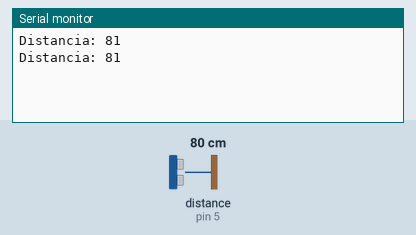
The sketch below on a simulated Arduino Uno, built with avr-gcc and run on an emulated ATmega328P. Parts: the last lines printed to the serial monitor. The test bench sets the inputs (shaded band); at power-on: distance to the obstacle (sensor on pin 5) 80 cm. The echo pulse lasts 58.3 µs per cm.

Above: at 1.8 s.
1.9 s: distance to the obstacle (sensor on pin 5) set to 2 cm
At 2.7 s:
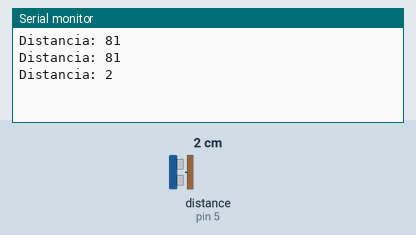
3.4 s: distance to the obstacle (sensor on pin 5) set to 4 cm
At 4.8 s:
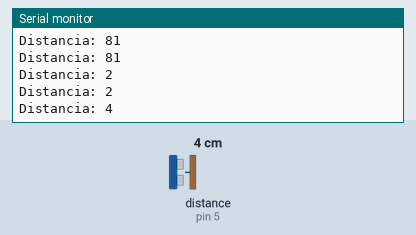
Timing chart, 0 to 6.4 s (numbered marks = the images above; inputs shaded):
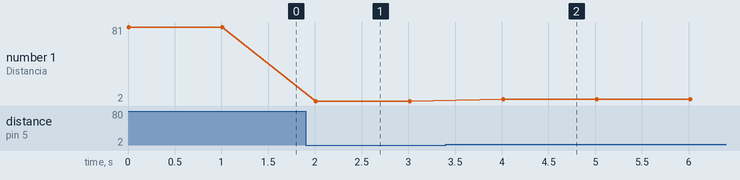

The sketch:

sonar.ino
```cpp
#include <NewPing.h>

#define triggerPin 4
#define echoPin 5

NewPing sonar (triggerPin, echoPin);

void setup() {
  Serial.begin(9600);

}

void loop() {
  int distance = sonar.ping_cm();

  Serial.print("Distancia: ");
  Serial.println(distance);

  delay(1000);

}
```

Measured:
- after the input at 1.9 s, the serial monitor: prints a new line after 0.11 s (image 1)
- after the input at 3.4 s, the serial monitor: prints a new line after 0.61 s (image 2)
- plotted number 1: 81 → 2 after the input at 1.9 s, 2 → 4 after the input at 3.4 s
